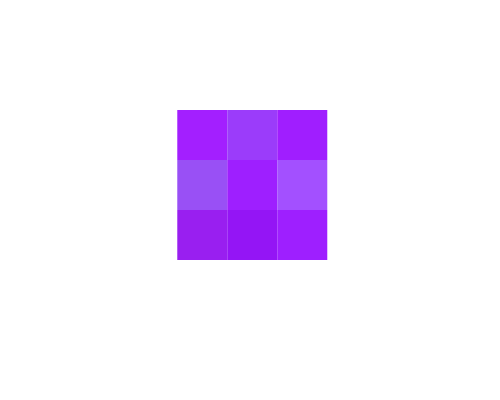
Frame 1 (no input)
Frame 60 (the mouse pressed at the canvas centre just before this capture): identical to frame 1, image omitted
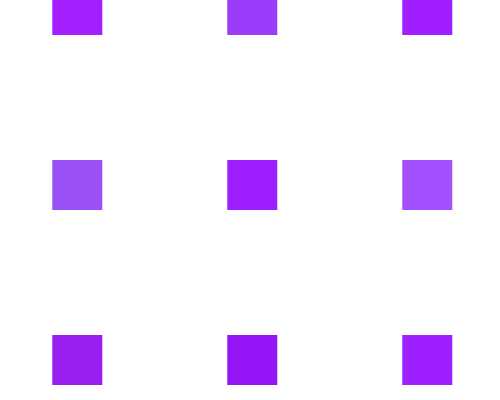
Frame 120 (the mouse held since frame 60 and released just before this capture)

The Processing sketch that drew these frames (run headless with seeded random() and noise(); from frame 60 on, the mouse is pressed at the canvas centre):

// Processing sketch: processing_164537
// ── processing_164537.pde

int gap;
//sets interger to gap
void setup(){
  // runs the code only once
size(500,400);
//sets the size of the sketch to 500 px in width and 400 px in height
}
void draw(){
  // runs the code as a loop at the default frame rate
background(255,255,255);
//sets background color to plum
noStroke ();

   
translate(width/2.2,height/2.5);
//centers squares and their transistions to happen from the center
fill (163,31,255);
//fills square shade of purple 
rect(-50-gap,-50-gap,50,50);
//Size of top left square

fill (155,60,250);
//fills square shade of purple 
rect(0,-50-gap,50,50);
//Size of top center square

fill (160,30,255);
//fills square shade of purple 
rect(50+gap,-50-gap,50,50);
//Size of top right square

fill (153,80,245);
//fills square shade of purple 
rect(-50-gap,0,50,50);
//Size of middle left square

fill (158,31,255);
//fills square shade of purple 
rect(0,0,50,50);
//Size of middle center square

fill (163,80,255);
//fills square shade of purple 
rect(50+gap,0,50,50);
//Size of middle right square

fill (153,31,240);
//fills square shade of purple 
rect(-50-gap,50+gap,50,50);
//Size of bottom left square

fill (148,21,245);
//fills square shade of purple 
rect(0,50+gap,50,50);
//Size of bottom center square

fill (158,31,255);
//fills square shade of purple 
rect(50+gap,50+gap,50,50);
//Size of bottom right square

gap = mouseX/2; 
//sets the integer gap to change size according to the x axis of the mouse
}
